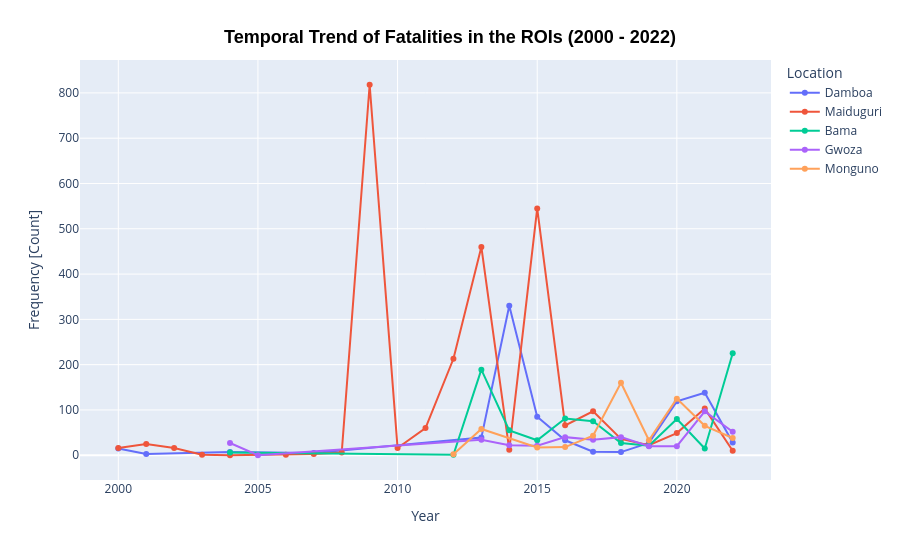

Source (notebook cell):
### Code cell
# Temporal trend of fatalities in the ROIS
fat_roi_chart_title = "Temporal Trend of Fatalities in the ROIs (2000 - 2022)"
fig_fat_temp_roi = plot_line_chart_roi(df_armed_year_count_roi, 
                                      "year", 
                                      "fatalities",
                                      fat_roi_chart_title, 
                                      "Year") 
fig_fat_temp_roi

### Figure 1 — Plotly figure (JSON) as saved in the notebook; plotly's stock layout.template omitted (floating-point values rounded to 4 significant figures)
{"data": [{"hovertemplate": "name=Damboa<br>Year=%{x}<br>fatalities=%{y}<extra></extra>", "legendgroup": "Damboa", "line": {"color": "#636efa", "dash": "solid"}, "marker": {"symbol": "circle"}, "mode": "lines+markers", "name": "Damboa", "orientation": "v", "showlegend": true, "type": "scatter", "x": [2000, 2001, 2004, 2007, 2013, 2014, 2015, 2016, 2017, 2018, 2019, 2020, 2021, 2022], "xaxis": "x", "y": [15, 3, 7, 5, 39, 330, 85, 33, 8, 7, 27, 119, 138, 28], "yaxis": "y"}, {"hovertemplate": "name=Maiduguri<br>Year=%{x}<br>fatalities=%{y}<extra></extra>", "legendgroup": "Maiduguri", "line": {"color": "#EF553B", "dash": "solid"}, "marker": {"symbol": "circle"}, "mode": "lines+markers", "name": "Maiduguri", "orientation": "v", "showlegend": true, "type": "scatter", "x": [2000, 2001, 2002, 2003, 2004, 2006, 2007, 2008, 2009, 2010, 2011, 2012, 2013, 2014, 2015, 2016, 2017, 2018, 2019, 2020, 2021, 2022], "xaxis": "x", "y": [16, 25, 16, 1, 0, 1, 3, 6, 818, 16, 60, 213, 460, 12, 545, 66, 97, 36, 22, 49, 103, 10], "yaxis": "y"}, {"hovertemplate": "name=Bama<br>Year=%{x}<br>fatalities=%{y}<extra></extra>", "legendgroup": "Bama", "line": {"color": "#00cc96", "dash": "solid"}, "marker": {"symbol": "circle"}, "mode": "lines+markers", "name": "Bama", "orientation": "v", "showlegend": true, "type": "scatter", "x": [2004, 2012, 2013, 2014, 2015, 2016, 2017, 2018, 2019, 2020, 2021, 2022], "xaxis": "x", "y": [6, 1, 189, 55, 33, 81, 75, 27, 21, 80, 15, 225], "yaxis": "y"}, {"hovertemplate": "name=Gwoza<br>Year=%{x}<br>fatalities=%{y}<extra></extra>", "legendgroup": "Gwoza", "line": {"color": "#ab63fa", "dash": "solid"}, "marker": {"symbol": "circle"}, "mode": "lines+markers", "name": "Gwoza", "orientation": "v", "showlegend": true, "type": "scatter", "x": [2004, 2005, 2013, 2014, 2015, 2016, 2017, 2018, 2019, 2020, 2021, 2022], "xaxis": "x", "y": [27, 0, 34, 22, 21, 40, 34, 40, 20, 20, 97, 52], "yaxis": "y"}, {"hovertemplate": "name=Monguno<br>Year=%{x}<br>fatalities=%{y}<extra></extra>", "legendgroup": "Monguno", "line": {"color": "#FFA15A", "dash": "solid"}, "marker": {"symbol": "circle"}, "mode": "lines+markers", "name": "Monguno", "orientation": "v", "showlegend": true, "type": "scatter", "x": [2012, 2013, 2015, 2016, 2017, 2018, 2019, 2020, 2021, 2022], "xaxis": "x", "y": [2, 58, 17, 18, 43, 160, 33, 125, 65, 38], "yaxis": "y"}], "layout": {"legend": {"title": {"text": "Location"}, "tracegroupgap": 0}, "margin": {"t": 60}, "title": {"font": {"color": "black", "family": "Arial", "size": 18}, "text": "<b>Temporal Trend of Fatalities in the ROIs (2000 - 2022)</b>", "x": 0.5, "xanchor": "center", "yanchor": "top"}, "xaxis": {"anchor": "y", "domain": [0, 1], "title": {"text": "Year"}}, "yaxis": {"anchor": "x", "domain": [0, 1], "title": {"text": "Frequency [Count]"}}}}
